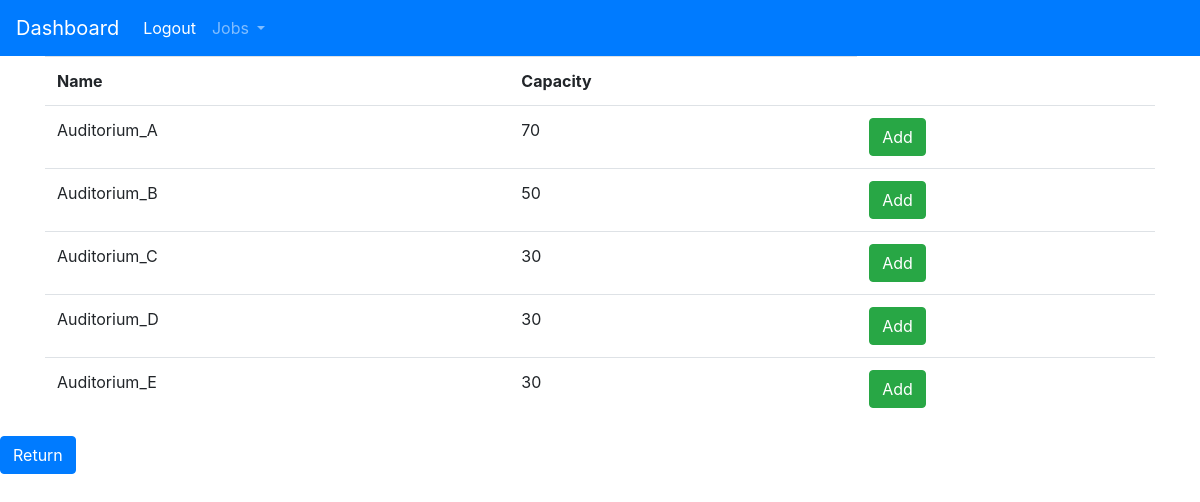
Screenshot of /user_signUp_Login/auditoriumList.php with the database file from the repository.
### tables this page shows
CREATE TABLE IF NOT EXISTS `auditorium` (
  `id` int(5) NOT NULL AUTO_INCREMENT,
  `name` varchar(30) NOT NULL,
  `seats_no` int(3) NOT NULL,
  PRIMARY KEY (`id`)
);

### user_signUp_Login/auditoriumList.php (the view, shortened to what this page needs)
<!DOCTYPE html>
<html>
    <head>
        <link rel="stylesheet" href="https://stackpath.bootstrapcdn.com/bootstrap/4.1.3/css/bootstrap.min.css">
    </head>
    <body>
        <nav class="navbar navbar-expand-lg navbar-dark bg-primary">
            <a class="navbar-brand" href="empolyeeHome.php">Dashboard</a>
            <div class="collapse navbar-collapse" id="navbarNavDropdown">
                <ul class="navbar-nav">
                    <li class="nav-item">
                        <a class="nav-link active" href="logoutProcess.php">Logout</a>
                    </li>
                    <li class="nav-item dropdown">
                        <a class="nav-link dropdown-toggle" href="" id="navbarDropdownMenuLink" role="button" data-toggle="dropdown" aria-haspopup="true" aria-expanded="false">
                        Jobs
                        </a>
                    </li>
                </ul>
            </div>
        </nav>
        <div id="audList" class="container">
            <?php
            $sql = "SELECT * FROM auditorium";
            $result = mysql_query($sql);
            ?>
            <table class="table">
                <tr>
                    <th>Name</th>
                    <th>Capacity</th>
                </tr>
                <?php
                while($row = mysql_fetch_array($result)){
                ?>
                <tr>
                    <td><?php echo $row['name'] ?></td>
                    <td><?php echo $row['seats_no'] ?></td>
                    <td>
                        <form method="get" action="manageScreening.php">
                            <input type="submit" class="btn btn-success" value="Add">
                        </form>
                    </td>
                </tr>
                <?php } ?>
            </table>
        </div>
        <div id="return">
            <input type='button' class="btn btn-primary" value='Return' onclick='history.go(-1)'>
        </div>
    </body>
</html>

### rows the page displays
auditorium: name "Auditorium_A", seats_no "70"
auditorium: name "Auditorium_B", seats_no "50"
auditorium: name "Auditorium_C", seats_no "30"
auditorium: name "Auditorium_D", seats_no "30"
auditorium: name "Auditorium_E", seats_no "30"
